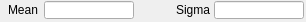
   <widget class="caFrame" name="caFrame_20">
    <property name="geometry">
     <rect>
      <x>435</x>
      <y>221</y>
      <width>306</width>
      <height>22</height>
     </rect>
    </property>
    <widget class="caLabel" name="caLabel_39">
     <property name="geometry">
      <rect>
       <x>-10</x>
       <y>0</y>
       <width>48</width>
       <height>20</height>
      </rect>
     </property>
     <property name="frameShape">
      <enum>QFrame::NoFrame</enum>
     </property>
     <property name="text">
      <string>Mean</string>
     </property>
     <property name="alignment">
      <set>Qt::AlignAbsolute|Qt::AlignRight|Qt::AlignTrailing|Qt::AlignVCenter</set>
     </property>
     <property name="fontScaleMode">
      <enum>ESimpleLabel::WidthAndHeight</enum>
     </property>
     <property name="foreground">
      <color>
       <red>0</red>
       <green>0</green>
       <blue>0</blue>
      </color>
     </property>
     <property name="background">
      <color alpha="0">
       <red>0</red>
       <green>0</green>
       <blue>0</blue>
      </color>
     </property>
    </widget>
    <widget class="caLineEdit" name="caLineEdit_29">
     <property name="geometry">
      <rect>
       <x>44</x>
       <y>1</y>
       <width>90</width>
       <height>18</height>
      </rect>
     </property>
     <property name="alignment">
      <set>Qt::AlignAbsolute|Qt::AlignLeading|Qt::AlignLeft|Qt::AlignVCenter</set>
     </property>
     <property name="channel" stdset="0">
      <string>$(P)$(R)MeanValue_RBV</string>
     </property>
     <property name="foreground">
      <color>
       <red>10</red>
       <green>0</green>
       <blue>184</blue>
      </color>
     </property>
     <property name="background">
      <color>
       <red>187</red>
       <green>187</green>
       <blue>187</blue>
      </color>
     </property>
     <property name="colorMode">
      <enum>caLineEdit::Static</enum>
     </property>
     <property name="precisionMode">
      <enum>caLineEdit::Channel</enum>
     </property>
     <property name="limitsMode">
      <enum>caLineEdit::Channel</enum>
     </property>
     <property name="maxValue">
      <double>1.000000000000000</double>
     </property>
     <property name="minValue">
      <double>0.000000000000000</double>
     </property>
     <property name="fontScaleMode">
      <enum>caLineEdit::WidthAndHeight</enum>
     </property>
     <property name="formatType">
      <enum>caLineEdit::decimal</enum>
     </property>
    </widget>
    <widget class="caLabel" name="caLabel_40">
     <property name="geometry">
      <rect>
       <x>150</x>
       <y>0</y>
       <width>60</width>
       <height>20</height>
      </rect>
     </property>
     <property name="frameShape">
      <enum>QFrame::NoFrame</enum>
     </property>
     <property name="text">
      <string>Sigma</string>
     </property>
     <property name="alignment">
      <set>Qt::AlignAbsolute|Qt::AlignRight|Qt::AlignTrailing|Qt::AlignVCenter</set>
     </property>
     <property name="fontScaleMode">
      <enum>ESimpleLabel::WidthAndHeight</enum>
     </property>
     <property name="foreground">
      <color>
       <red>0</red>
       <green>0</green>
       <blue>0</blue>
      </color>
     </property>
     <property name="background">
      <color alpha="0">
       <red>0</red>
       <green>0</green>
       <blue>0</blue>
      </color>
     </property>
    </widget>
    <widget class="caLineEdit" name="caLineEdit_30">
     <property name="geometry">
      <rect>
       <x>214</x>
       <y>1</y>
       <width>90</width>
       <height>18</height>
      </rect>
     </property>
     <property name="alignment">
      <set>Qt::AlignAbsolute|Qt::AlignLeading|Qt::AlignLeft|Qt::AlignVCenter</set>
     </property>
     <property name="channel" stdset="0">
      <string>$(P)$(R)Sigma_RBV</string>
     </property>
     <property name="foreground">
      <color>
       <red>10</red>
       <green>0</green>
       <blue>184</blue>
      </color>
     </property>
     <property name="background">
      <color>
       <red>187</red>
       <green>187</green>
       <blue>187</blue>
      </color>
     </property>
     <property name="colorMode">
      <enum>caLineEdit::Static</enum>
     </property>
     <property name="precisionMode">
      <enum>caLineEdit::Channel</enum>
     </property>
     <property name="limitsMode">
      <enum>caLineEdit::Channel</enum>
     </property>
     <property name="maxValue">
      <double>1.000000000000000</double>
     </property>
     <property name="minValue">
      <double>0.000000000000000</double>
     </property>
     <property name="fontScaleMode">
      <enum>caLineEdit::WidthAndHeight</enum>
     </property>
     <property name="formatType">
      <enum>caLineEdit::decimal</enum>
     </property>
    </widget>
   </widget>
